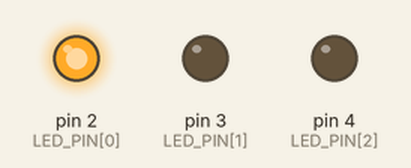
This sketch was run on a simulated Arduino Uno, built with avr-gcc and run on an emulated ATmega328P. On the bench: output pins drawn as LEDs (lit = HIGH).

Above: at 0.15 s.
At 0.75 s:
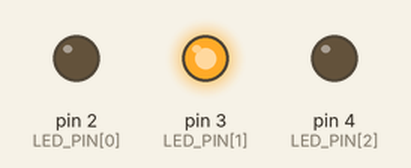
At 1.35 s:
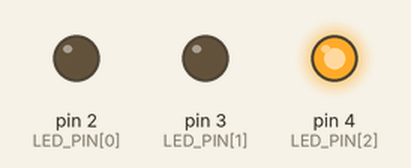
At 3.45 s:
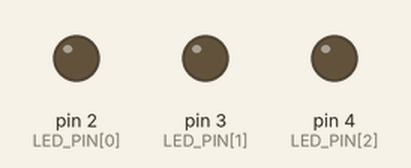
Timing chart, 0 to 4.1 s (numbered marks = the images above):
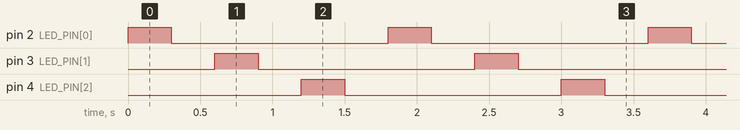

The sketch:

Practica2.ino
```cpp
#define LEN_LED 3
int LED_PIN[LEN_LED] = {2,3,4};
const int DELAY = 300;

void setup() {
  for (int i=0; i<LEN_LED; i++) {
    pinMode(LED_PIN[i], OUTPUT);
    digitalWrite(LED_PIN[i], LOW);
  }
}

void loop() {
  for (int i=0; i<LEN_LED; i++) {
    digitalWrite(LED_PIN[i], HIGH);
    delay(DELAY);
    digitalWrite(LED_PIN[i], LOW);
    delay(DELAY);
  }
}
```

Measured:
- by itself, pin 2 (LED_PIN[0]), pin 3 (LED_PIN[1]), pin 4 (LED_PIN[2]): alternates HIGH for 0.30 s and LOW for 1.5 s
- by itself, everything shown: repeats every 1.8 s, in 6 steps
